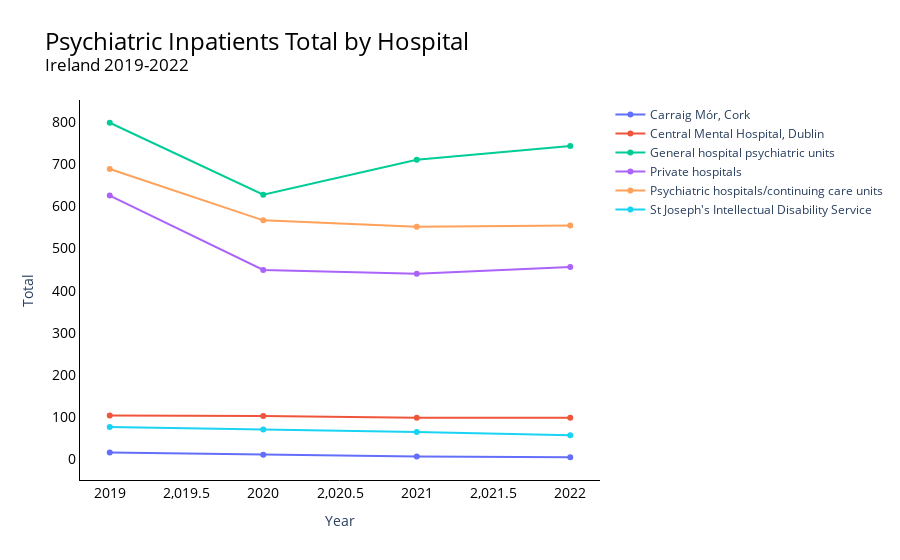

The notebook cell saved with this chart:
### Markdown cell above
As the sample is smaller for Central Mental Hospital Dublin, St Josephs Intellectual Disability and Carraig Mor Cork, a bar chart was utilised to visualise the decrease for 2019/2020.

### Code cell
import plotly.graph_objects as go


fig = go.Figure()


df_grouped = sex[(sex['Year'] >= 2019) & (sex['Year'] <= 2022)].groupby(['Year', 'Type of Hospital']).sum().reset_index()


categories = df_grouped['Type of Hospital'].unique()


for category in categories:
    df_category = df_grouped[df_grouped['Type of Hospital'] == category]
    fig.add_trace(go.Scatter(x=df_category['Year'], y=df_category['VALUE'],
                             mode='lines+markers', name=str(category)))


fig.update_layout({
    'plot_bgcolor': 'rgba(0, 0, 0, 0)',
    'paper_bgcolor': 'rgba(0, 0, 0, 0)',
}, 
xaxis=dict(showgrid=False, zeroline=False, showticklabels=True, linecolor='black', title_font=dict(size=18, color='black'), tickfont=dict(size=14, color='black'), title='Year'),
yaxis=dict(showgrid=False, zeroline=False, showticklabels=True, linecolor='black', title_font=dict(size=18, color='black'), tickfont=dict(size=14, color='black'), title='Total'),
title = "Psychiatric Inpatients Total by Hospital <br><sup>Ireland 2019-2022</sup>",
title_font=dict(size=24, color='black'))

fig.show()

### Figure 1 — Plotly figure (JSON) as saved in the notebook; plotly's stock layout.template omitted (floating-point values rounded to 4 significant figures)
{"data": [{"mode": "lines+markers", "name": "Carraig Mór, Cork", "type": "scatter", "x": [2019, 2020, 2021, 2022], "y": [15, 10, 6, 4]}, {"mode": "lines+markers", "name": "Central Mental Hospital, Dublin", "type": "scatter", "x": [2019, 2020, 2021, 2022], "y": [103, 102, 98, 98]}, {"mode": "lines+markers", "name": "General hospital psychiatric units", "type": "scatter", "x": [2019, 2020, 2021, 2022], "y": [799, 628, 711, 744]}, {"mode": "lines+markers", "name": "Private hospitals", "type": "scatter", "x": [2019, 2020, 2021, 2022], "y": [626, 449, 440, 456]}, {"mode": "lines+markers", "name": "Psychiatric hospitals/continuing care units", "type": "scatter", "x": [2019, 2020, 2021, 2022], "y": [689, 567, 552, 555]}, {"mode": "lines+markers", "name": "St Joseph's Intellectual Disability Service", "type": "scatter", "x": [2019, 2020, 2021, 2022], "y": [76, 70, 64, 56]}], "layout": {"paper_bgcolor": "rgba(0, 0, 0, 0)", "plot_bgcolor": "rgba(0, 0, 0, 0)", "title": {"font": {"color": "black", "size": 24}, "text": "Psychiatric Inpatients Total by Hospital <br><sup>Ireland 2019-2022</sup>"}, "xaxis": {"linecolor": "black", "showgrid": false, "showticklabels": true, "tickfont": {"color": "black", "size": 14}, "title": {"text": "Year"}, "zeroline": false}, "yaxis": {"linecolor": "black", "showgrid": false, "showticklabels": true, "tickfont": {"color": "black", "size": 14}, "title": {"text": "Total"}, "zeroline": false}}}
